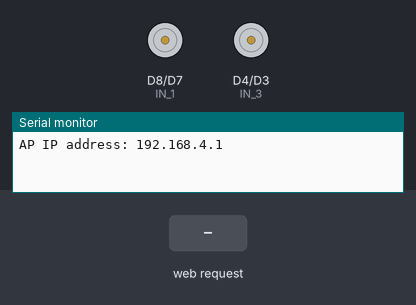
Recording of a sketch running on a simulated ESP8266 (NodeMCU). On the bench: motor-driver pin pairs drawn as motors (green arrow = first pin HIGH = forward, orange = second pin HIGH = backward, longer = more drive, scaled by the enable pin), the last lines printed to the serial monitor. The test bench sets the inputs (shaded band).

Above: at 1.2 s.
1.3 s: HTTP request GET /?State=F received
At 2.0 s:
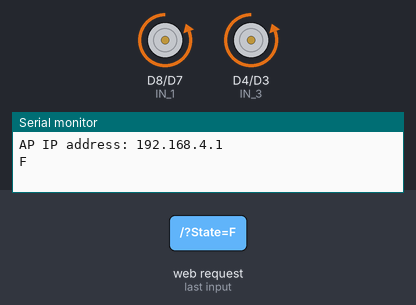
2.8 s: HTTP request GET /?State=B received
At 3.1 s:
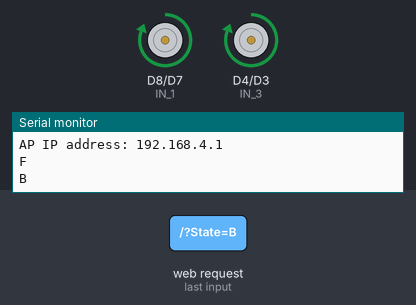
4.3 s: HTTP request GET /?State=L received
At 5.4 s:
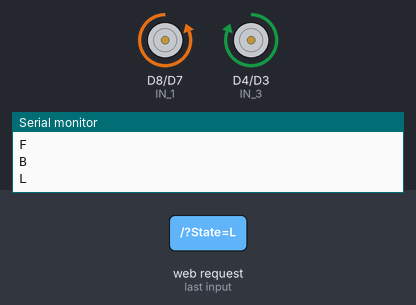
5.8 s: HTTP request GET /?State=R received
At 6.6 s:
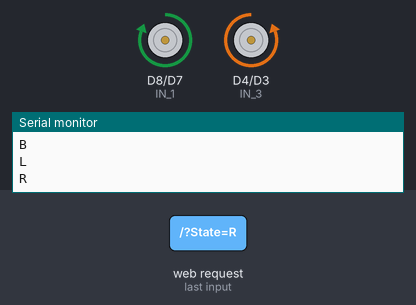
Timing chart, 0 to 8.3 s (numbered marks = the images above; inputs shaded):
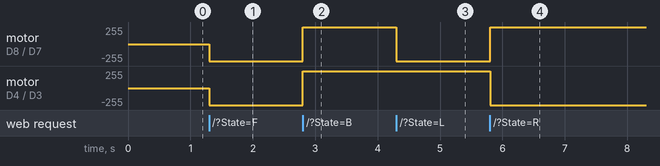

Measured:
- after the input at 1.3 s, motor on D8 (IN_1) / D7 (IN_2), motor on D4 (IN_3) / D3 (IN_4): stopped → backward 255/255 at once
- after the input at 2.8 s, motor on D8 (IN_1) / D7 (IN_2), motor on D4 (IN_3) / D3 (IN_4): backward 255/255 → forward 255/255 at once
- after the input at 4.3 s, motor on D8 (IN_1) / D7 (IN_2): forward 255/255 → backward 255/255 at once
- after the input at 5.8 s, motor on D8 (IN_1) / D7 (IN_2): backward 255/255 → forward 255/255 at once; motor on D4 (IN_3) / D3 (IN_4): forward 255/255 → backward 255/255 at once

The sketch:

car_and_ultrasonic_code.ino
```cpp
#define ENA   14          // Enable/speed motors Right        GPIO14(D5)
#define ENB   12          // Enable/speed motors Left         GPIO12(D6)
#define IN_1  15          // L298N in1 motors Right           GPIO15(D8)
#define IN_2  13          // L298N in2 motors Right           GPIO13(D7)
#define IN_3  2           // L298N in3 motors Left            GPIO2(D4)
#define IN_4  0           // L298N in4 motors Left            GPIO0(D3)

#include <ESP8266WiFi.h>
#include <WiFiClient.h>
#include <ESP8266WebServer.h>

String command;             //String to store app command state.
int speedCar = 800;         // 400 - 1023.
int speed_Coeff = 3;
const int trig = D0;
const int echo = D1 ;
const char* ssid = "TEAM 30";
ESP8266WebServer server(80);

void setup() {

 pinMode(ENA, OUTPUT);
 pinMode(ENB, OUTPUT);
 pinMode(IN_1, OUTPUT);
 pinMode(IN_2, OUTPUT);
 pinMode(IN_3, OUTPUT);
 pinMode(IN_4, OUTPUT);
  pinMode(trig,OUTPUT);
  pinMode(echo,INPUT);
  Serial.begin(115200);

// Connecting WiFi

  WiFi.mode(WIFI_AP);
  WiFi.softAP(ssid);

  IPAddress myIP = WiFi.softAPIP();
  Serial.print("AP IP address: ");
  Serial.println(myIP);

 // Starting WEB-server
     server.on ( "/", HTTP_handleRoot );
     server.onNotFound ( HTTP_handleRoot );
     server.begin();
}

void goAhead(){

      digitalWrite(IN_1, LOW);
      digitalWrite(IN_2, HIGH);
      analogWrite(ENA, speedCar);

      digitalWrite(IN_3, LOW);
      digitalWrite(IN_4, HIGH);
      analogWrite(ENB, speedCar);
  }

void goBack(){

      digitalWrite(IN_1, HIGH);
      digitalWrite(IN_2, LOW);
      analogWrite(ENA, speedCar);

      digitalWrite(IN_3, HIGH);
      digitalWrite(IN_4, LOW);
      analogWrite(ENB, speedCar);
  }

void goRight(){

      digitalWrite(IN_1, HIGH);
      digitalWrite(IN_2, LOW);
      analogWrite(ENA, speedCar);

      digitalWrite(IN_3, LOW);
      digitalWrite(IN_4, HIGH);
      analogWrite(ENB, speedCar);
  }

void goLeft(){

      digitalWrite(IN_1, LOW);
      digitalWrite(IN_2, HIGH);
      analogWrite(ENA, speedCar);

      digitalWrite(IN_3, HIGH);
      digitalWrite(IN_4, LOW);
      analogWrite(ENB, speedCar);
  }

void goAheadRight(){

      digitalWrite(IN_1, LOW);
      digitalWrite(IN_2, HIGH);
      analogWrite(ENA, speedCar/speed_Coeff);

      digitalWrite(IN_3, LOW);
      digitalWrite(IN_4, HIGH);
      analogWrite(ENB, speedCar);
   }

void goAheadLeft(){

      digitalWrite(IN_1, LOW);
      digitalWrite(IN_2, HIGH);
      analogWrite(ENA, speedCar);

      digitalWrite(IN_3, LOW);
      digitalWrite(IN_4, HIGH);
      analogWrite(ENB, speedCar/speed_Coeff);
  }

void goBackRight(){

      digitalWrite(IN_1, HIGH);
      digitalWrite(IN_2, LOW);
      analogWrite(ENA, speedCar/speed_Coeff);

      digitalWrite(IN_3, HIGH);
      digitalWrite(IN_4, LOW);
      analogWrite(ENB, speedCar);
  }

void goBackLeft(){

      digitalWrite(IN_1, HIGH);
      digitalWrite(IN_2, LOW);
      analogWrite(ENA, speedCar);

      digitalWrite(IN_3, HIGH);
      digitalWrite(IN_4, LOW);
      analogWrite(ENB, speedCar/speed_Coeff);
  }

void stopRobot(){

      digitalWrite(IN_1, LOW);
      digitalWrite(IN_2, LOW);
      analogWrite(ENA, speedCar);

      digitalWrite(IN_3, LOW);
      digitalWrite(IN_4, LOW);
      analogWrite(ENB, speedCar);
 }
void ultrasonicfunc(){
  float duration , distance;
  digitalWrite (trig,LOW);
  delayMicroseconds(5);
  digitalWrite (trig,HIGH);
  delayMicroseconds(5);
  digitalWrite (trig,LOW);
  duration=pulseIn(echo,HIGH);
  distance=duration/29/2;
  if (distance<=50) //     need distance   3 for servo arm   or 50 for haven't arm
     {
      stopRobot();
      Serial.println("carstoped");
    }
  }
void loop() {
    server.handleClient();

      command = server.arg("State");
      if (command == "F") goAhead();
      else if (command == "B") goBack();
      else if (command == "L") goLeft();
      else if (command == "R") goRight();
      else if (command == "I") goAheadRight();
      else if (command == "G") goAheadLeft();
      else if (command == "J") goBackRight();
      else if (command == "H") goBackLeft();
      else if (command == "0") speedCar = 400;
      else if (command == "1") speedCar = 470;
      else if (command == "2") speedCar = 540;
      //else if (command == "3") speedCar = 610;
      //else if (command == "4") speedCar = 680;
      //else if (command == "5") speedCar = 750;
      //else if (command == "6") speedCar = 820;
      //else if (command == "7") speedCar = 890;
      //else if (command == "8") speedCar = 960;
      //else if (command == "9") speedCar = 1023;
      else if (command == "S") ultrasonicfunc();

}

void HTTP_handleRoot(void) {

if( server.hasArg("State") ){
       Serial.println(server.arg("State"));
  }
  server.send ( 200, "text/html", "" );
  delay(1);
}
```
